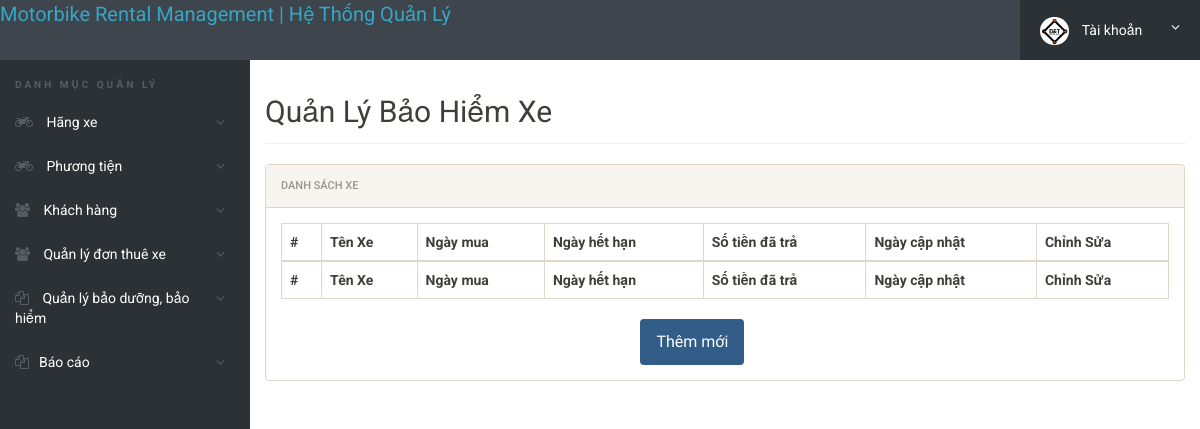
Page /admin/login/manage-insurance.php (signed in) on the earlier database version.
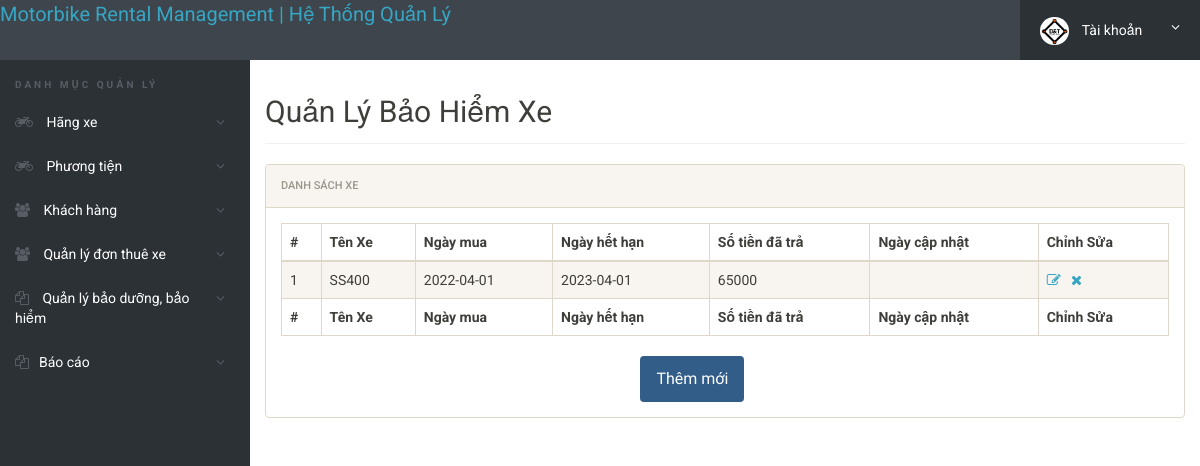
Same page on the later database version.
### tables this page shows
CREATE TABLE IF NOT EXISTS `baohiem` (
  `id` int(30) NOT NULL PRIMARY KEY,
  `idxe` int(30) NOT NULL,
  `NgayMua` date NOT NULL,
  `NgayHet` date NOT NULL,
  `SoTien` int NOT NULL,
  `NgayNhap` datetime NOT NULL DEFAULT current_timestamp(),
  `NgayCapNhat` datetime DEFAULT NULL ON UPDATE current_timestamp()
);

### admin/login/manage-insurance.php (the view, shortened to what this page needs)
<?php
include('includes/config.php');
if(strlen($_SESSION['alogin'])==0)
	{
header('location:index.php');
}
else{
 ?>
<!doctype html>
<html lang="en" class="no-js">
<head>
	<link rel="stylesheet" href="css/font-awesome.min.css">
	<link rel="stylesheet" href="css/bootstrap.min.css">
	<link rel="stylesheet" href="css/dataTables.bootstrap.min.css">
	<link rel="stylesheet" href="css/bootstrap-social.css">
	<link rel="stylesheet" href="css/bootstrap-select.css">
	<link rel="stylesheet" href="css/fileinput.min.css">
	<link rel="stylesheet" href="css/awesome-bootstrap-checkbox.css">
	<link rel="stylesheet" href="css/style.css">
</head>
<body>
	<?php include('includes/header.php');?>
	<div class="ts-main-content">
		<?php include('includes/leftbar.php');?>
		<div class="content-wrapper">
			<div class="container-fluid">
				<div class="row">
					<div class="col-md-12">
						<h2 class="page-title">Quản Lý Bảo Hiểm Xe</h2>
						<div class="panel panel-default">
							<div class="panel-heading">Danh sách xe</div>
							<div class="panel-body">
								<table id="zctb" class="display table table-striped table-bordered table-hover" cellspacing="0" width="100%">
									<thead>
										<tr>
										<th>#</th>
											<th>Tên Xe</th>
											<th>Ngày mua</th>
                                            <th>Ngày hết hạn</th>
											<th>Số tiền đã trả</th>
                                            <th>Ngày cập nhật</th>
                                            <th>Chỉnh Sửa</th>
										</tr>
									</thead>
									<tfoot>
										<tr>
										<th>#</th>
										<th>Tên Xe</th>
											<th>Ngày mua</th>
                                            <th>Ngày hết hạn</th>
											<th>Số tiền đã trả</th>
                                            <th>Ngày cập nhật</th>
                                            <th>Chỉnh Sửa</th>
										</tr>
									</tfoot>
									<tbody>
<?php $sql = "SELECT thongtinxe.TenXe,thongtinxe.id, baohiem.*
    from baohiem
    join thongtinxe on baohiem.idxe=thongtinxe.id";
$query = $dbh -> prepare($sql);
$query->execute();
$results=$query->fetchAll(PDO::FETCH_OBJ);
$cnt=1;
if($query->rowCount() > 0)
{
foreach($results as $result)
{				?>
										<tr>
											<td><?php echo htmlentities($cnt);?></td>
											<td><?php echo htmlentities($result->TenXe);?></td>
											<td><?php echo htmlentities($result->NgayMua);?></td>
											<td><?php echo htmlentities($result->NgayHet);?></td>
                                            <td><?php echo htmlentities($result->SoTien);?></td>
											<td><?php echo htmlentities($result->NgayCapNhat);?></td>
		<td><a href="edit-insurance.php?id=<?php echo $result->id;?>"><i class="fa fa-edit"></i></a>&nbsp;&nbsp;
<a href="manage-insurance.php?del=<?php echo $result->id;?>" onclick="return confirm('Bạn có muốn xóa hồ sơ xe');"><i class="fa fa-close"></i></a></td>
										</tr>
										<?php $cnt=$cnt+1; }} ?>
									</tbody>
								</table>
                                <div class="col-sm-8 col-sm-offset-2" align="center" style="margin-left:13%;margin-right:auto;display:block;margin-top:0%;margin-bottom:auto;">
													<a href="add-insurance.php" class="btn btn-primary" name="submit" type="button" id="submit"style="font-size: medium;">Thêm mới</a>
												</div>
							</div>
						</div>
					</div>
				</div>
			</div>
		</div>
	</div>
</body>
</html>
<?php } ?>

Differences in the rows shown:
added baohiem: thongtinxe.TenXe "SS400", NgayMua "2022-04-01", NgayHet "2023-04-01", SoTien "65000"
